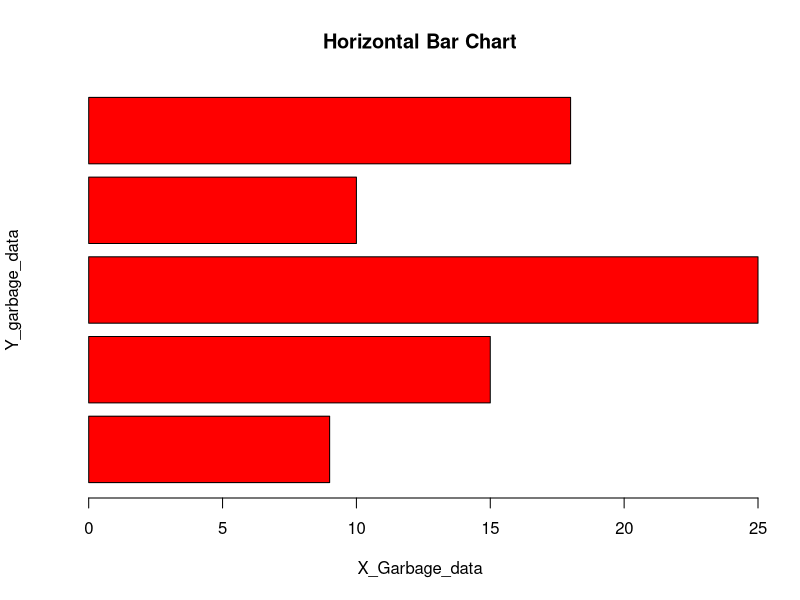

Source code (R):
Horizontal_data = c(9, 15, 25, 10, 18)

barplot(Horizontal_data, horiz = TRUE, xlab = "X_Garbage_data", 
  ylab = "Y_garbage_data", col = "red", main = "Horizontal Bar Chart")